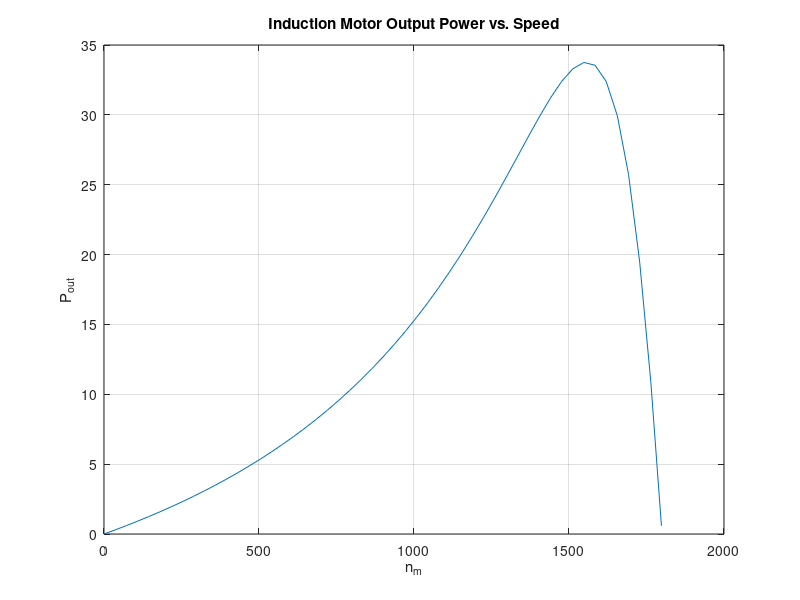

The MATLAB script that drew this image:
clear, clc;

% Model Parameters
R1 = 0.1;
X1 = 0.21;
R2 = 0.07;
X2 = 0.21;
Xm = 10;

% Rated Values

V_phase = 208 / sqrt(3);
n_sync = 1800;
w_sync = 188.5;

% Thevenin Equivalent
V_th = V_phase * (Xm / sqrt(R1^2 + (X1 + Xm)^2));
Z_th = ((j*Xm) * (R1 + j*X1)) / (R1 + j*(X1 + Xm));
R_th = real(Z_th);
X_th = imag(Z_th);

% Slip and Mechanical SPeed 
s = (0:1:50) / 50;
s(1) = 0.001;
nm = (1-s) * n_sync;
wm = (1-s) * w_sync;

% Torque vs speed
for k = 1:51
    t_ind(k) = (3 * V_th^2 * R2/s(k)) / (w_sync * ((R_th + R2/s(k))^2 + (X_th + X2)^2));
    P_out(k) = t_ind(k) * wm(k);
end

% Torque-speed curve
figure(1);
plot(nm,P_out/1000);
xlabel('n_{m}');
ylabel('P_{out}');
title('Induction Motor Output Power vs. Speed');
grid on;
